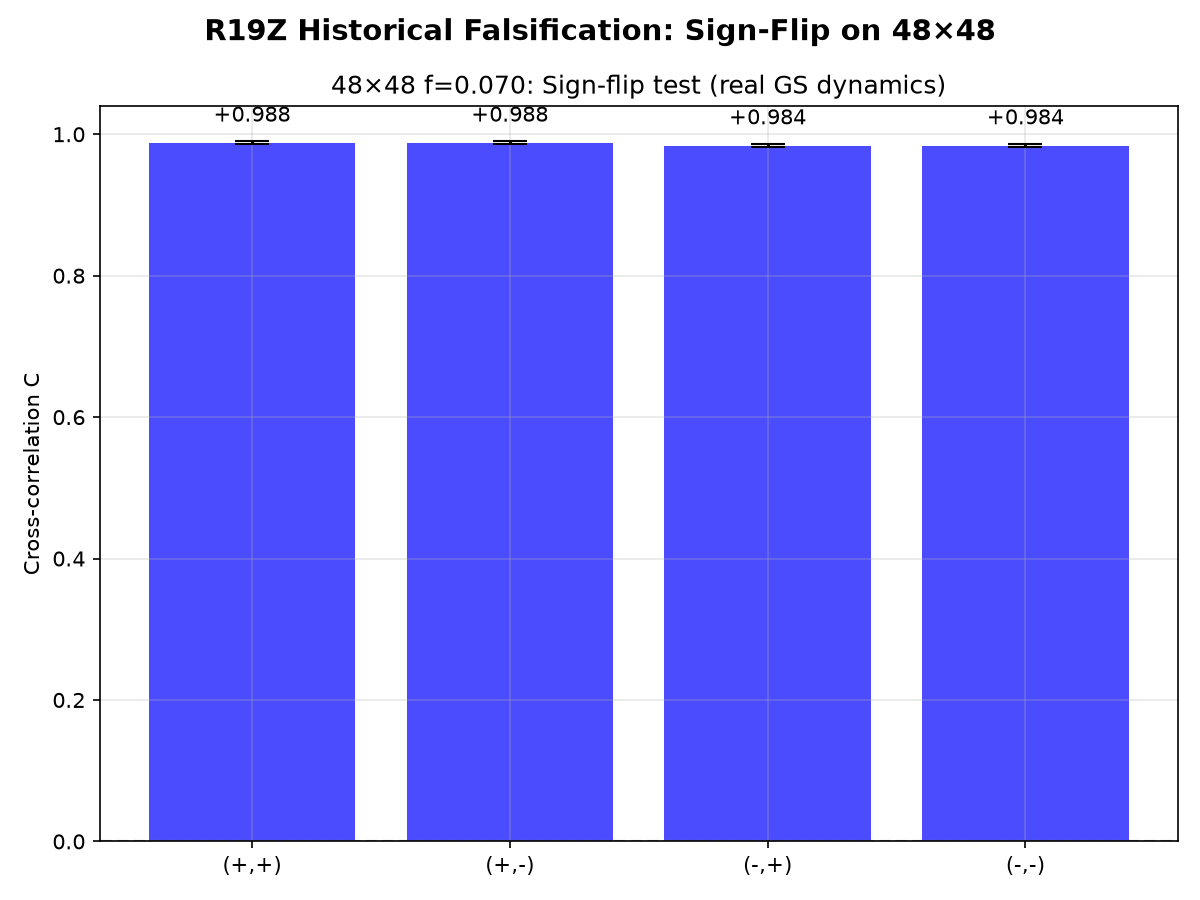

Source code (Python):
"""
R19Z Sign-Flip Test on 48x48 - Reduced version (fewer seeds, shorter sim)
"""
import numpy as np
import matplotlib
matplotlib.use('Agg')
import matplotlib.pyplot as plt
import json

def run_gs_sp(f_val, k=0.062, Du=0.16, Dv=0.08, size=48,
              n_steps=2000, N_gap=10, burn_in=1000,
              gs_to_sp=2.0, sp_to_gs=0.02, seed=42,
              gs_sp_sign=+1, sp_gs_sign=+1):
    rng = np.random.RandomState(seed)
    u = np.ones((size, size)) * 0.5
    v = np.ones((size, size)) * 0.25
    u[size//2-4:size//2+4, size//2-4:size//2+4] = 0.25
    v[size//2-4:size//2+4, size//2-4:size//2+4] = 0.75
    sp_size = size // 4
    grid = np.zeros((sp_size, sp_size))
    gs_signal = np.zeros(n_steps)
    sp_signal = np.zeros(n_steps)
    sp_avalanche = np.zeros(n_steps)
    
    for t in range(burn_in + n_steps):
        ti = t - burn_in
        u_pad = np.pad(u, 1, mode='reflect')
        v_pad = np.pad(v, 1, mode='reflect')
        u_lap = (u_pad[:-2,1:-1] + u_pad[2:,1:-1] + u_pad[1:-1,:-2] + u_pad[1:-1,2:] - 4*u)
        v_lap = (v_pad[:-2,1:-1] + v_pad[2:,1:-1] + v_pad[1:-1,:-2] + v_pad[1:-1,2:] - 4*v)
        uv2 = u * v * v
        if t % N_gap == 0 and ti > 0:
            av = sp_avalanche[ti - 1]
            if av > 0:
                noise = rng.normal(0, sp_to_gs * np.sqrt(av), (size, size))
                u = u + sp_gs_sign * noise
        u = u + Du * u_lap - uv2 + f_val * (1 - u)
        v = v + Dv * v_lap + uv2 - (f_val + k) * v
        u = np.clip(u, 0, 1)
        v = np.clip(v, 0, 1)
        gs_complexity = np.std(v)
        if t % N_gap == 0:
            threshold = max(4.0 + gs_sp_sign * gs_to_sp * gs_complexity, 1.5)
            i, j = rng.randint(0, sp_size, 2)
            grid[i, j] += 1
            avalanche = 0
            toppling = True
            max_iters = 1000
            while toppling and max_iters > 0:
                toppling = False
                above = np.where(grid >= threshold)
                for ii, jj in zip(above[0], above[1]):
                    toppling = True
                    avalanche += 1
                    grid[ii, jj] -= threshold
                    if ii > 0: grid[ii-1, jj] += 1
                    if ii < sp_size-1: grid[ii+1, jj] += 1
                    if jj > 0: grid[ii, jj-1] += 1
                    if jj < sp_size-1: grid[ii, jj+1] += 1
                max_iters -= 1
        else:
            avalanche = 0
        if ti >= 0:
            gs_signal[ti] = gs_complexity
            sp_signal[ti] = np.mean(grid)
            sp_avalanche[ti] = avalanche
    
    zero_lag = 0.0
    if np.std(gs_signal) > 1e-10 and np.std(sp_signal) > 1e-10:
        zero_lag = float(np.corrcoef(gs_signal, sp_signal)[0, 1])
    return {'C': zero_lag, 'gs_std': float(np.std(gs_signal))}

# Test at f=0.070 with 3 seeds and 4 sign combos (reduced from 5 seeds)
f_test = 0.070
seeds = [42, 777, 5555]
sign_combos = [(+1, +1), (+1, -1), (-1, +1), (-1, -1)]
sign_labels = ['(+,+)', '(+,-)', '(-,+)', '(-,-)']

print("=== Sign-Flip Test on 48×48 at f=0.070 (3 seeds, shorter sim) ===")
print(f"{'Sign':>8} {'s42':>8} {'s777':>8} {'s5555':>8} {'mean':>8} {'std':>8}")
results = {}
for (gs_sp, sp_gs), label in zip(sign_combos, sign_labels):
    results[label] = []
    for seed in seeds:
        r = run_gs_sp(f_test, size=48, n_steps=2000, burn_in=1000, seed=seed,
                      gs_sp_sign=gs_sp, sp_gs_sign=sp_gs)
        results[label].append(r)
    c_vals = [r['C'] for r in results[label]]
    print(f"{label:8s} {c_vals[0]:8.4f} {c_vals[1]:8.4f} {c_vals[2]:8.4f} {np.mean(c_vals):8.4f} {np.std(c_vals):8.4f}")

# Save
with open('r19z_signflip_48x48.json', 'w') as f:
    json.dump({label: [{'seed': seeds[i], 'C': r['C'], 'gs_std': r['gs_std']}
                       for i, r in enumerate(results[label])]
               for label in sign_labels}, f, indent=2)

# Plot
fig, ax = plt.subplots(1, 1, figsize=(8, 6))
means = [np.mean([r['C'] for r in results[label]]) for label in sign_labels]
stds = [np.std([r['C'] for r in results[label]]) for label in sign_labels]
colors = ['blue' if m > 0 else 'red' for m in means]
ax.bar(range(4), means, yerr=stds, color=colors, alpha=0.7, capsize=8)
ax.set_xticks(range(4))
ax.set_xticklabels(sign_labels)
ax.axhline(0, color='gray', linestyle='--')
ax.set_ylabel('Cross-correlation C')
ax.set_title('48×48 f=0.070: Sign-flip test (real GS dynamics)')
ax.grid(True, alpha=0.3)
for i, (m, s) in enumerate(zip(means, stds)):
    ax.text(i, m + (0.03 if m > 0 else -0.03), f'{m:+.3f}', ha='center', fontsize=10)

fig.suptitle('R19Z Historical Falsification: Sign-Flip on 48×48', fontsize=14, fontweight='bold')
fig.tight_layout()
fig.savefig('r19z_signflip_48x48.png', dpi=150)
print("\nSaved r19z_signflip_48x48.png")

# Assessment
print("\n=== ASSESSMENT ===")
all_positive = all(np.mean([r['C'] for r in results[label]]) > 0 for label in sign_labels)
all_negative = all(np.mean([r['C'] for r in results[label]]) < 0 for label in sign_labels)
if all_positive:
    print("ALL POSITIVE: Original anti-resonance claim FALSIFIED on 48×48")
    print("The structural anti-resonance was an artifact of small grid + static GS")
elif all_negative:
    print("ALL NEGATIVE: Anti-resonance persists even with real dynamics")
    print("The structural anti-resonance is REAL")
else:
    print("MIXED: Sign-dependent results")
    for label in sign_labels:
        m = np.mean([r['C'] for r in results[label]])
        print(f"  {label}: C={m:+.4f}")
print("Done!")
